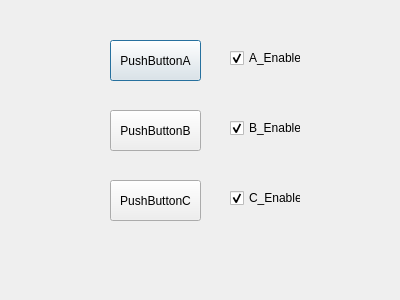
<?xml version="1.0" encoding="UTF-8"?>
<ui version="4.0">
 <class>QPushButton_Test</class>
 <widget class="QDialog" name="QPushButton_Test">
  <property name="geometry">
   <rect>
    <x>0</x>
    <y>0</y>
    <width>400</width>
    <height>300</height>
   </rect>
  </property>
  <property name="windowTitle">
   <string>QPushButton_Test</string>
  </property>
  <widget class="MyPushButton" name="pushButtonA">
   <property name="geometry">
    <rect>
     <x>110</x>
     <y>40</y>
     <width>91</width>
     <height>41</height>
    </rect>
   </property>
   <property name="text">
    <string>PushButtonA</string>
   </property>
  </widget>
  <widget class="MyPushButton" name="pushButtonB">
   <property name="geometry">
    <rect>
     <x>110</x>
     <y>110</y>
     <width>91</width>
     <height>41</height>
    </rect>
   </property>
   <property name="text">
    <string>PushButtonB</string>
   </property>
  </widget>
  <widget class="MyPushButton" name="pushButtonC">
   <property name="geometry">
    <rect>
     <x>110</x>
     <y>180</y>
     <width>91</width>
     <height>41</height>
    </rect>
   </property>
   <property name="text">
    <string>PushButtonC</string>
   </property>
  </widget>
  <widget class="QCheckBox" name="ButtonEnableA">
   <property name="geometry">
    <rect>
     <x>230</x>
     <y>50</y>
     <width>71</width>
     <height>16</height>
    </rect>
   </property>
   <property name="text">
    <string>A_Enable</string>
   </property>
   <property name="checked">
    <bool>true</bool>
   </property>
  </widget>
  <widget class="QCheckBox" name="ButtonEnableB">
   <property name="geometry">
    <rect>
     <x>230</x>
     <y>120</y>
     <width>71</width>
     <height>16</height>
    </rect>
   </property>
   <property name="text">
    <string>B_Enable</string>
   </property>
   <property name="checked">
    <bool>true</bool>
   </property>
  </widget>
  <widget class="QCheckBox" name="ButtonEnableC">
   <property name="geometry">
    <rect>
     <x>230</x>
     <y>190</y>
     <width>71</width>
     <height>16</height>
    </rect>
   </property>
   <property name="text">
    <string>C_Enable</string>
   </property>
   <property name="checked">
    <bool>true</bool>
   </property>
  </widget>
 </widget>
 <layoutdefault spacing="6" margin="11"/>
 <customwidgets>
  <customwidget>
   <class>MyPushButton</class>
   <extends>QPushButton</extends>
   <header>mypushbutton.h</header>
  </customwidget>
 </customwidgets>
 <resources/>
 <connections/>
</ui>
